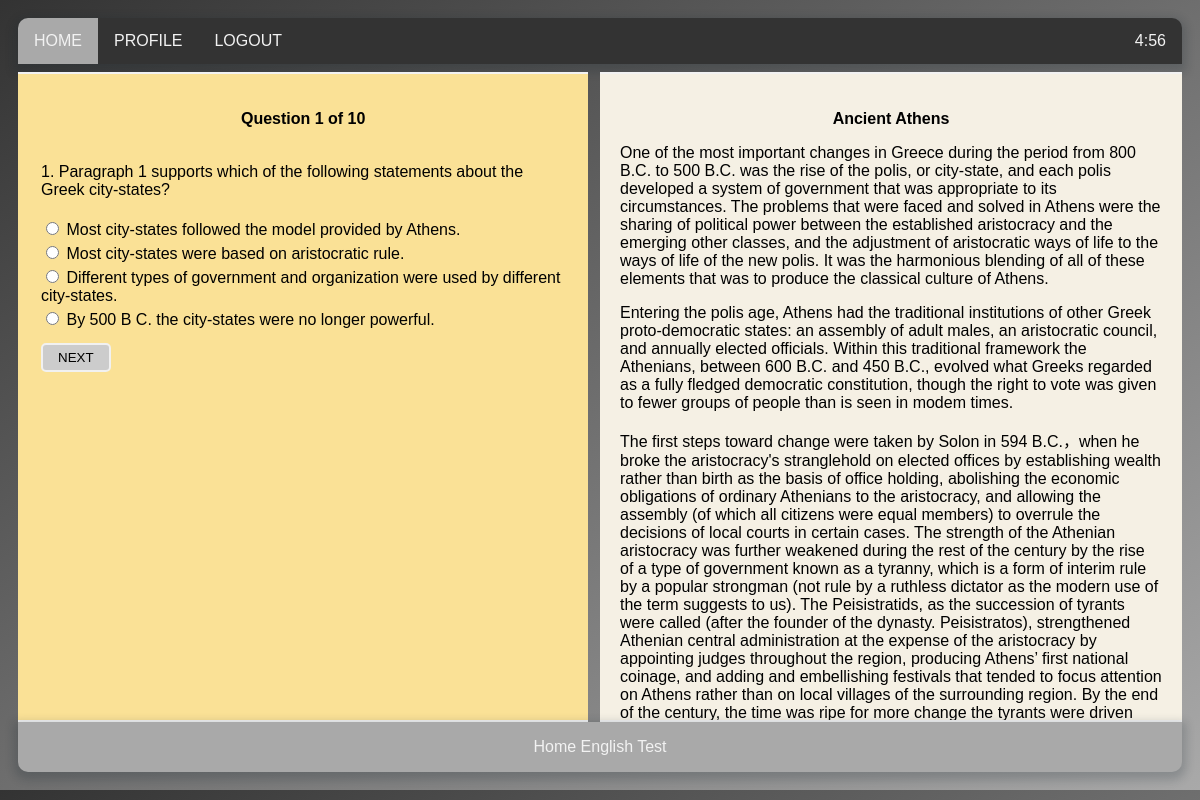
/test.php?q=1 (signed in), run on the app's committed database.
### tables this page shows
CREATE TABLE `question` (
  `question_id` int(11) NOT NULL,
  `question_no` int(11) DEFAULT NULL,
  `question_title` varchar(255) DEFAULT NULL,
  `question_text` varchar(255) DEFAULT NULL,
  `question_mark` int(11) DEFAULT NULL,
  `question_correct_answer` enum('a','b','c','d') DEFAULT NULL,
  `exam_id` int(11) NOT NULL
);

CREATE TABLE `answer` (
  `answer_id` int(11) NOT NULL,
  `answer_title` varchar(255) DEFAULT NULL,
  `is_correct` tinyint(4) DEFAULT NULL,
  `answer_code` enum('a','b','c','d') DEFAULT NULL,
  `question_id` int(11) NOT NULL,
  `question_no` int(11) NOT NULL
);

CREATE TABLE `exam` (
  `exam_id` int(11) NOT NULL,
  `exam_code` varchar(150) DEFAULT NULL,
  `exam_datetime` datetime DEFAULT NULL,
  `exam_duration` varchar(45) DEFAULT NULL,
  `exam_direction` varchar(255) DEFAULT NULL,
  `exam_text_title` varchar(150) DEFAULT NULL,
  `exam_text` text
);

### class/class.php (called while the page is built, shortened)
<?php
class Database{
    public $host = "silva.computing.dundee.ac.uk";
    public $user = "het";
    public $password = "5754.het.4575";
    public $database = "hetdb";
    public $mysqli;
    private function default_connection(){
        $this->mysqli = new mysqli($this->host, $this->user, $this->password, $this->database);
    }
    public function query($sql){
        $result = $this->mysqli->query($sql) or die($this->mysqli->error.__LINE__);
        if($result->num_rows > 0){
          return $result;
        } else {
          return false;
        }
    }
}
?>
<?php
class Exam{
    private $database;
    public function __construct(){
      $this->database = new Database();
    }
    public function question_num_rows(){
      $sql = "SELECT * FROM `question`";
      $sql_result = $this->database->query($sql);
      $question_num_rows = $sql_result->num_rows;
      return $question_num_rows;
    }
    public function question_row_by_number($question_num_passed_in){
      $sql = "SELECT * FROM `question` where `question_no` = '$question_num_passed_in'";
      $sql_result = $this->database->query($sql);
      $question_row_by_number = $sql_result->fetch_assoc();
      return $question_row_by_number;
    }
    public function answer_by_number($question_num_passed_in){
      $sql = "SELECT * FROM `answer` where `question_no` = '$question_num_passed_in'";
      $sql_result = $this->database->query($sql);
      return $sql_result;
    }
    public function exam_row_by_code($exam_code){
      $sql = "SELECT * FROM `exam` WHERE `exam_code` = '$exam_code'";
      $sql_result = $this->database->query($sql);
      $exam_row_by_code = $sql_result->fetch_assoc();
      return $exam_row_by_code;
    }
}
?>

### test.php (the view, shortened to what this page needs)
<!DOCTYPE html>
<html>
<head>
    <link rel="stylesheet" href="css/test.css">
</head>
<div>
    <ul class="topnav">
    <?php
        if (isset($_SESSION['logged_in']) == 1){
    ?>
        <li><a class="active" href="index.php">HOME</a></li>
        <li><a href="profile.php">PROFILE</a></li>
        <li><a href="logout.php">LOGOUT</a></li>
        <li class="right"><a id="timer"></a></li>
    <?php
        }
        else {
    ?>
        <li><a class="active" href="index.php">HOME</a></li>
        <li><a href="index.php#login">LOGIN</a></li>
        <li><a href="index.php#signup">SIGNUP</a></li>
    <?php
        }
    ?>
    </ul>
</div>
<?php
include_once ("class/class.php");
$exam = new Exam();
?>
<?php
$question_num_passed_in = 1;
$exam_code = "tpo40";
$exam_row_by_code = $exam->exam_row_by_code($exam_code);
?>
<?php
	if(isset($_GET['q'])){
		$question_num_passed_in = (int) $_GET['q'];
	}else{
		echo "No question number passed in.";
		header("Location:profile.php");
	}
?>
<?php
	$question_num_rows = $exam->question_num_rows();
	$question_row_by_number = $exam->question_row_by_number($question_num_passed_in);
?>
<body>
<div class="leftcolumn">
	<p class="center">
  	Question <?php echo $question_row_by_number['question_no']; ?> of <?php echo $question_num_rows; ?>
  	</p>
  <div class="test">
    <form method="post" action="">
        <table>
            <tr><td>
            <p><?php echo $question_row_by_number['question_no']; ?>. <?php echo $question_row_by_number['question_title']; ?></p>
            </td></tr>
			<?php
                $answer_by_number = $exam->answer_by_number($question_num_passed_in);
                if($answer_by_number){
					while($answer_row_by_number=$answer_by_number->fetch_assoc()){
            ?>
            <tr><td>
            <input type="radio" name="answer_id" value="<?php echo $answer_row_by_number['answer_id']; ?>"/><?php echo " ".$answer_row_by_number['answer_title']; ?>
            </td></tr>
            <?php
                    }
                }
            ?>
			<tr><td>
            <input type="submit" name="submit" value="NEXT"/>
			</td></tr>
        </table>
    </form>
    </div>
</div>
<div class="rightcolumn">
	<p class="center">
	<?php echo $exam_row_by_code["exam_text_title"]."<br/>"; ?>
	</p>
	<?php echo $exam_row_by_code["exam_text"]."<br/>"; ?>
</div>
<?php
include ("footer.php");
?>

### css/test.css (style rules this page uses)
* { box-sizing: border-box; }
body { font-family: Arial; padding: 10px; background-image: linear-gradient(to bottom right, #333, #a9a9a9); min-height: 100%; }
ul { list-style-type: none; background-color: #f1f1f1; overflow: auto; margin: 0; margin-bottom: 8px; padding: 14px 16px; border-radius: 10px 10px 10px 10px; }
ul.topnav { list-style-type: none; overflow: hidden; background-color: #333; margin: 0; margin-bottom: 8px; padding: 0; border-radius: 10px 10px 0px 0px; box-shadow: 0 4px 10px 4px rgba(19, 35, 47, 0.2); }
ul.topnav li { float: left; }
ul.topnav li a { display: block; color: #f2f2f2; text-align: center; padding: 14px 16px; text-decoration: none; }
ul.topnav li a.active { background-color: #a9a9a9; }
ul.topnav li.right { float: right; }
.leftcolumn { float: left; width: 49%; height: 650px; background-color: #fae196; border-style: solid; border-color: #f2f2f2; border-width: 2px; border-left:none; border-right:none; padding: 20px; }
.rightcolumn { float: right; width: 50%; height: 650px; background-color: #f5f0e4; border-style: solid; border-color: #f2f2f2; border-width: 2px; border-left:none; border-right:none; padding: 20px; overflow: auto; }
.center { text-align: center; font-weight: bold; }
input[type=submit] { margin-top:10px; padding:5px 15px; background:#ccc; border:0 none; cursor:pointer; -webkit-border-radius: 5px; border-radius: 5px; transition-duration: 0.4s; border: 2px solid #f1f1f1; }

### data on the page
question: question_no "1", question_title "Paragraph 1 supports which of the following statements about the Greek city-states?"
answer: answer_title "Most city-states followed the model provided by Athens."
answer: answer_title "Most city-states were based on aristocratic rule."
answer: answer_title "Different types of government and organization were used by different city-states."
answer: answer_title "By 500 B C. the city-states were no longer powerful."
exam: exam_text_title "Ancient Athens", exam_text "One of the most important changes in Greece during the period from 800 B.C. to 500 B.C. was the rise of the polis, or city-state, and each polis developed a system of government that was appropriate to its circumstances. The problems that were faced and solved in Athens were the sharing of political power between the established aristocracy and the emerging other classes, and the adjustment of aristocratic ways of life to the ways of life of the new polis. It was the harmonious blending of all of these elements that was to produce the classical culture of Athens. Entering the polis age, Athens had the traditional institutions of other Greek proto-democratic states: an assembly of adult…"

### other printed values
$question_num_rows "10"
